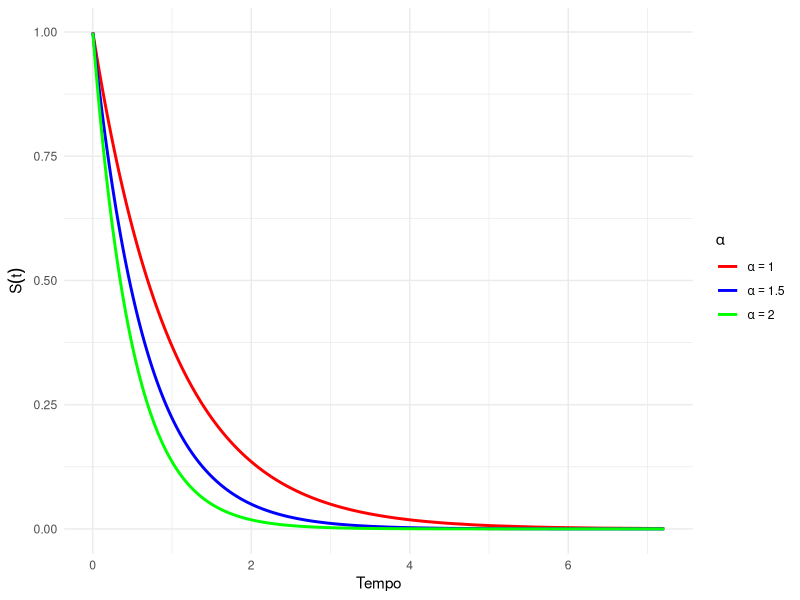
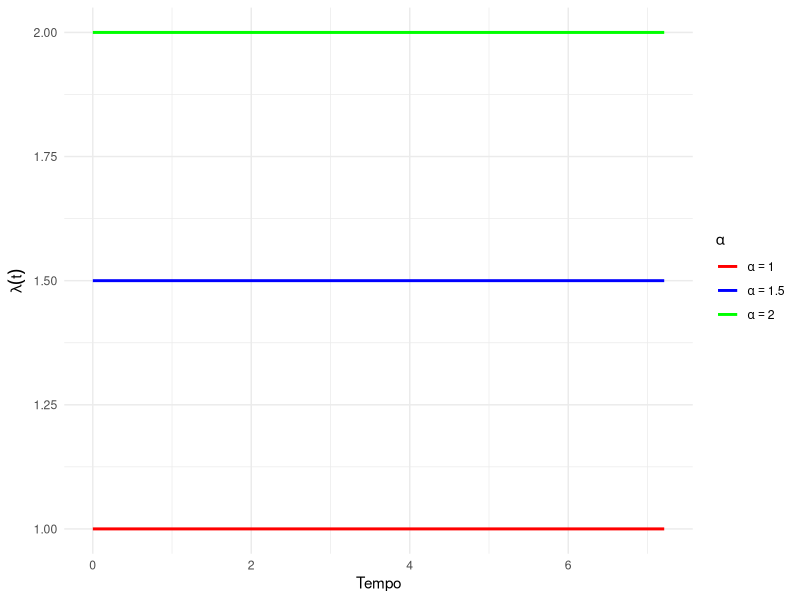
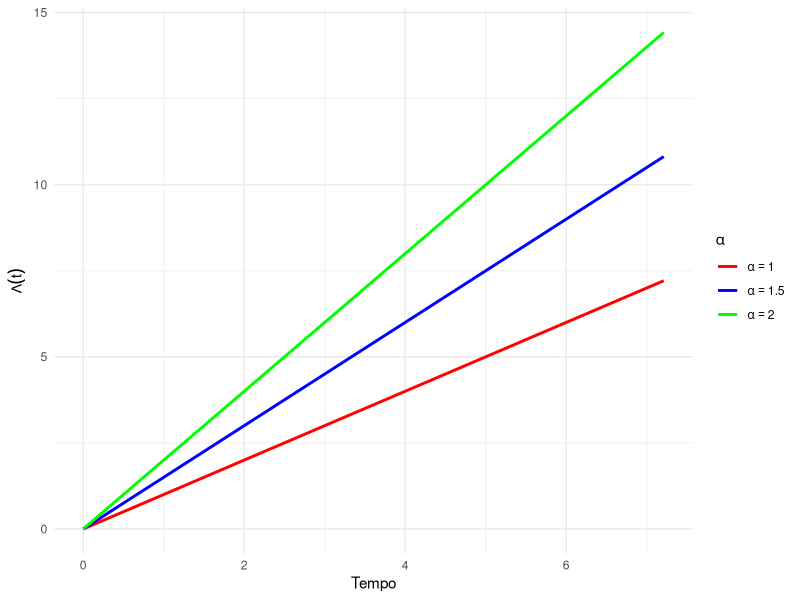
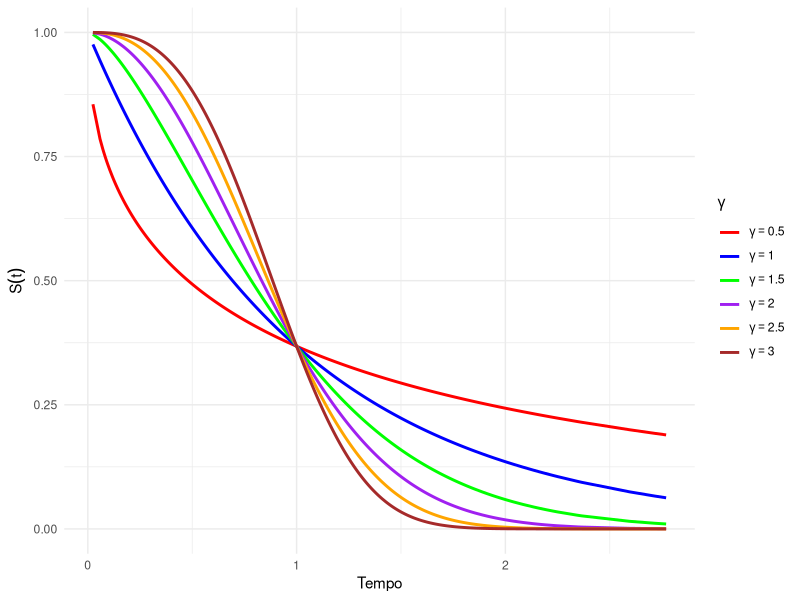
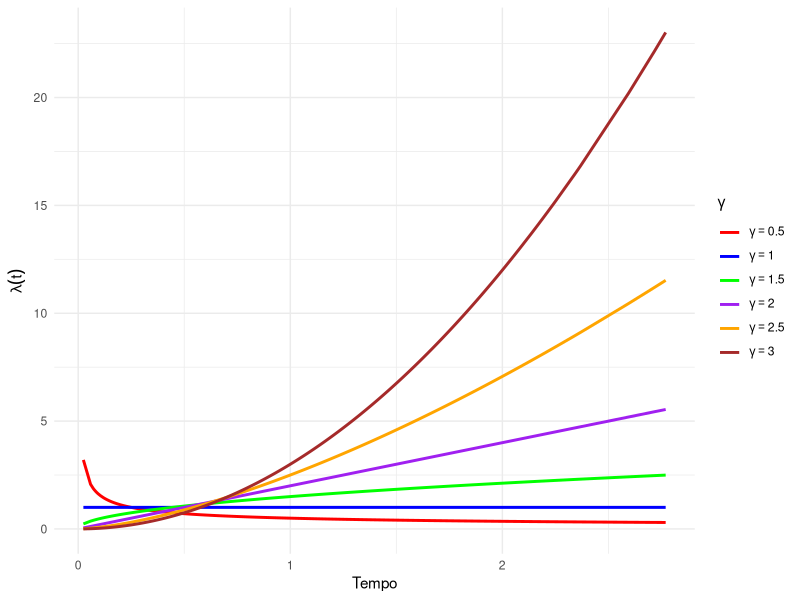
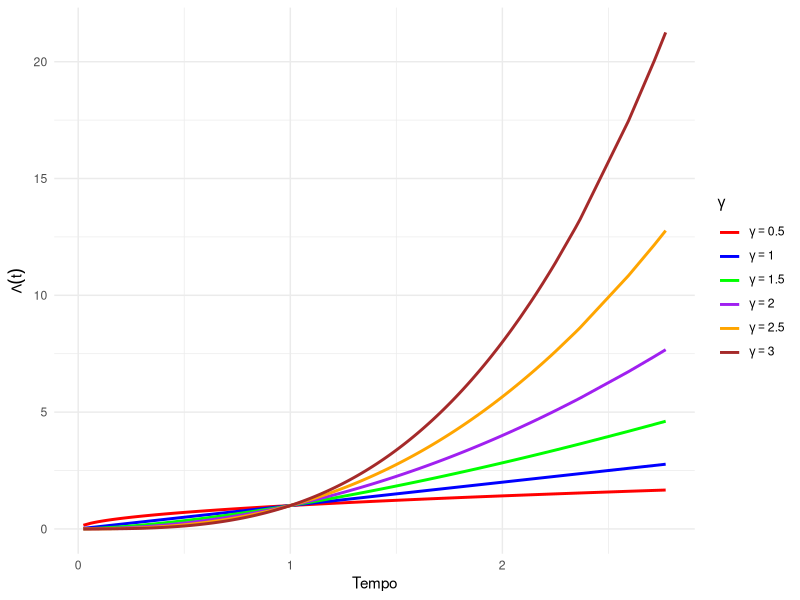
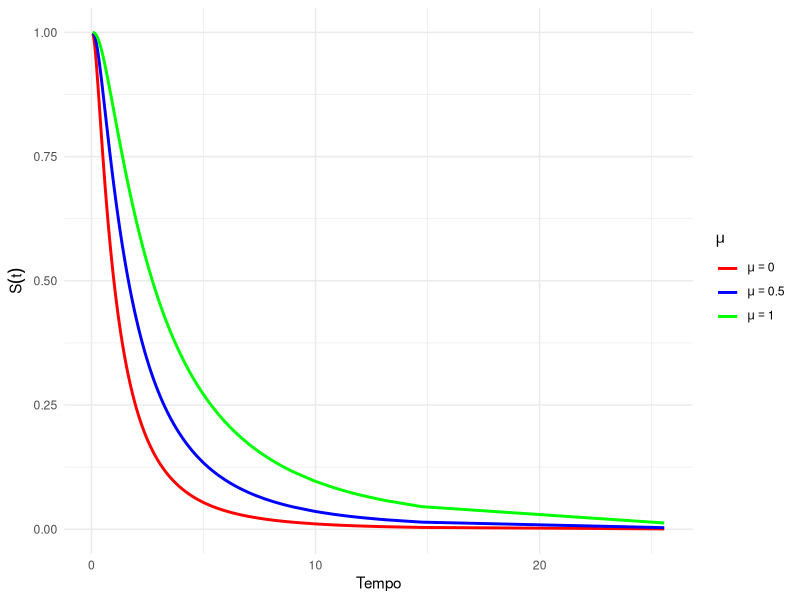
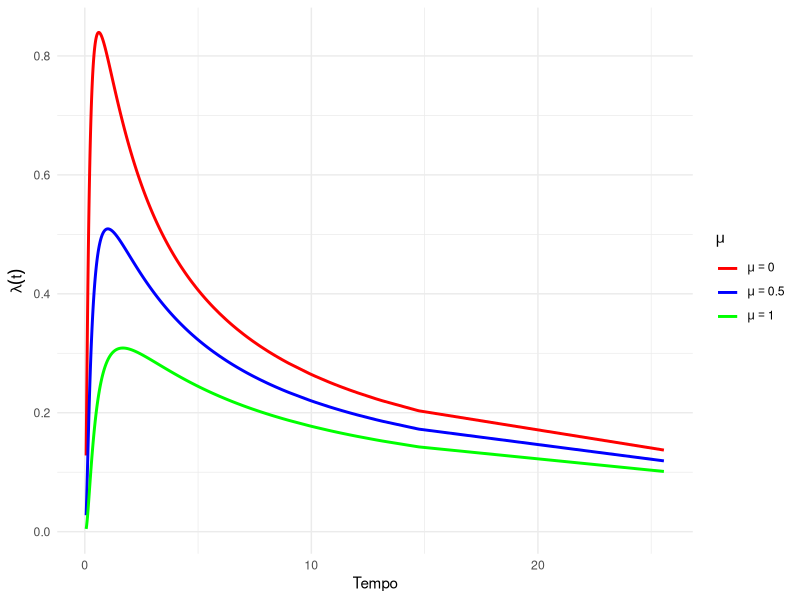

These figures' R source, in order:
## ---- chunk 1
library(ggplot2)
set.seed(123)
n <- 1000
## ---- chunk 2
# ---------------------------
# [1] DISTRIBUIÇÃO EXPONENCIAL
# ---------------------------

# -------------
# [1.1] FUNÇÕES
# -------------
# As funções de sobrevivência, risco e risco acumulado são simplificadas
Stexp <- function(t, alpha) exp(-alpha * t)
htexp <- function(alpha) rep(alpha, length(t))
Ltexp <- function(t, alpha) alpha * t

# ----------------------------------------
# [1.2] SIMULAÇÃO E VARIAÇÃO DE PARÂMETROS
# ----------------------------------------
tempo <- rexp(n, rate = 1) # Simulando dados de uma exponencial
alphas <- c(1, 1.5, 2)     # Valores de alpha a serem avaliados

# Criando um Data Frame com valores das funções
dados <- do.call(rbind, lapply(alphas, function(alpha) {
  data.frame(
    tempo = tempo,
    St = Stexp(tempo, alpha),
    ht = htexp(alpha),
    Lt = Ltexp(tempo, alpha),
    alpha = factor(alpha)
  )
}))

# -------------
# [1.3] GRÁFICOS
# -------------

# Criando uma função para gerar gráficos
plot_func <- function(data, y_var, y_label, color_values, y_expression) {
  ggplot(data, aes(x = tempo, y = !!sym(y_var), color = alpha)) +
    geom_line(stat = "summary", fun = mean, size = 1) +
    labs(x = "Tempo", y = y_expression, color = expression(alpha)) +
    scale_color_manual(values = color_values,
                       labels = lapply(alphas, function(a) bquote(alpha == .(a)))) +
    theme_minimal()
}
## ---- chunk 3
#| fig-cap: "Função de Sobrevivência para diferentes valores de α"
#| label: fig-SobrExp
#| fig-cap-location: top

# Função de Sobrevivência
plot_func(dados, "St", "S(t)", c("red", "blue", "green"), expression(S(t)))
## ---- chunk 4
#| fig-cap: "Função de Risco para diferentes valores de α"
#| label: fig-RiscExp
#| fig-cap-location: top

# Função de Risco
plot_func(dados, "ht", expression(lambda(t)), c("red", "blue", "green"), expression(lambda(t)))
## ---- chunk 5
#| fig-cap: "Função de Risco Acumulado para diferentes valores de α"
#| label: fig-RiscAcumulExp
#| fig-cap-location: top

# Função de Risco Acumulado
plot_func(dados, "Lt", expression(Lambda(t)), c("red", "blue", "green"), expression(Lambda(t)))
## ---- chunk 6
library(ggplot2)
set.seed(123)
n <- 1000
## ---- chunk 7
# ------------------------
# [2] DISTRIBUIÇÃO WEIBULL
# ------------------------

# -------------
# [2.1] FUNÇÕES
# -------------

# Funções para Weibull
StWei <- function(t, alpha, gamma) exp(-(t/alpha)^gamma)
htWei <- function(t, alpha, gamma) gamma * (alpha^gamma) * t^(gamma - 1)
LtWei <- function(t, alpha, gamma) (t/alpha)^gamma

# ----------------------------------------
# [2.2] SIMULAÇÃO E VARIAÇÃO DE PARÂMETROS
# ----------------------------------------

# Simulando dados de uma Weibull
tempo <- rweibull(n, shape = 2, scale = 1)
alpha <- 1   # Fixo para simplificar
gammas <- c(0.5, 1.0, 1.5, 2.0, 2.5, 3.0) # Valores de gamma

# Criando um Data Frame com valores das funções
dados <- do.call(rbind, lapply(gammas, function(gamma) {
  data.frame(
    tempo = tempo,
    St = StWei(tempo, alpha, gamma),
    ht = htWei(tempo, alpha, gamma),
    Lt = LtWei(tempo, alpha, gamma),
    gamma = factor(gamma)
  )
}))

# --------------
# [2.3] GRÁFICOS
# --------------

# Função genérica para gráficos
plot_func <- function(data, y_var, y_label, color_values, y_expression) {
  ggplot(data, aes(x = tempo, y = !!sym(y_var), color = gamma)) +
    geom_line(stat = "summary", fun = mean, size = 1) +
    labs(x = "Tempo", y = y_expression, color = expression(gamma)) +
    scale_color_manual(values = color_values,
                       labels = lapply(gammas, function(g) bquote(gamma == .(g)))) +
    theme_minimal()
}

# Paleta de cores
color_values <- c("red", "blue", "green", "purple", "orange", "brown")
## ---- chunk 8
#| fig-cap: "Função de Sobrevivência para diferentes valores de γ"
#| label: fig-SobrWei
#| fig-cap-location: top

# Função de Sobrevivência
plot_func(dados, "St", expression(S(t)), color_values, expression(S(t)))
## ---- chunk 9
#| fig-cap: "Função de Risco para diferentes valores de γ"
#| label: fig-RiscWei
#| fig-cap-location: top

# Função de Risco
plot_func(dados, "ht", expression(lambda(t)), color_values, expression(lambda(t)))
## ---- chunk 10
#| fig-cap: "Função de Risco Acumulado para diferentes valores de γ"
#| label: fig-RiscAcumWei
#| fig-cap-location: top

# Função de Risco Acumulado
plot_func(dados, "Lt", expression(Lambda(t)), color_values, expression(Lambda(t)))
## ---- chunk 11
library(ggplot2)
library(dplyr)

set.seed(123)
n <- 1000
## ---- chunk 12
# --------------------------
# [4] DISTRIBUIÇÃO LOG-NORMAL
# --------------------------

# -------------
# [4.1] FUNÇÕES
# -------------

# Função densidade (f)
ftLogNormal <- function(t, mu, sigma) {
  (1 / (t * sigma * sqrt(2 * pi))) * exp(-0.5 * ((log(t) - mu) / sigma)^2)
}

# Função de Sobrevivência (S)
StLogNormal <- function(t, mu, sigma) {
  pnorm(-(log(t) - mu) / sigma, lower.tail = TRUE)
}

# Função de Risco (h)
htLogNormal <- function(t, mu, sigma) {
  ftLogNormal(t, mu, sigma) / StLogNormal(t, mu, sigma)
}

# Função de Risco Acumulado (Lambda)
LtLogNormal <- function(t, mu, sigma) {
  -log(StLogNormal(t, mu, sigma))
}

# ----------------------------------------
# [4.2] SIMULAÇÃO E VARIAÇÃO DE PARÂMETROS
# ----------------------------------------

# Simulando dados da distribuição log-normal
tempo <- rlnorm(n, meanlog = 0, sdlog = 1)
mus <- c(0, 0.5, 1) # Valores de mu
sigma <- 1         # Valor fixo de sigma

# Criando um Data Frame com valores das funções
dados <- do.call(rbind, lapply(mus, function(mu) {
  data.frame(
    tempo = tempo,
    ft = ftLogNormal(tempo, mu, sigma),
    St = StLogNormal(tempo, mu, sigma),
    ht = htLogNormal(tempo, mu, sigma),
    Lt = LtLogNormal(tempo, mu, sigma),
    mu = factor(mu)
  )
}))

# -------------
# [4.3] GRÁFICOS
# -------------

# Função genérica para gráficos
plot_func <- function(data, y_var, y_label, color_values, y_expression) {
  ggplot(data, aes(x = tempo, y = !!sym(y_var), color = mu)) +
    geom_line(stat = "summary", fun = mean, size = 1) +
    labs(x = "Tempo", y = y_expression, color = expression(mu)) +
    scale_color_manual(values = color_values,
                       labels = lapply(mus, function(m) bquote(mu == .(m)))) +
    theme_minimal()
}

# Paleta de cores
color_values <- c("red", "blue", "green")
## ---- chunk 13
#| fig-cap: "Função de Sobrevivência para diferentes valores de μ"
#| label: fig-SobrLognormal
#| fig-cap-location: top

# Função de Sobrevivência
plot_func(dados, "St", expression(S(t)), color_values, expression(S(t)))
## ---- chunk 14
#| fig-cap: "Função de Risco para diferentes valores de μ"
#| label: fig-RiscLognormal
#| fig-cap-location: top

# Função de Risco
plot_func(dados, "ht", expression(lambda(t)), color_values, expression(lambda(t)))
## ---- chunk 15
#| fig-cap: "Função de Risco Acumulado para diferentes valores de μ"
#| label: fig-RiscAcumLognormal
#| fig-cap-location: top

# Função de Risco Acumulado
plot_func(dados, "Lt", expression(Lambda(t)), color_values, expression(Lambda(t)))
## ---- chunk 16
set.seed(123)
n <- 1000

# -------------
# [2.1] FUNÇÕES
# -------------
# Função de Sobrevivência
Stexp <- function(t, alpha) exp(-alpha * t)

# ----------------------------------------
# [2.2] SIMULAÇÃO E VARIAÇÃO DE PARÂMETROS
# ----------------------------------------

alpha <- 1.5 # Parâmetro de taxa (escala) populacional
tempo <- rexp(n, rate = alpha) # Simulando dados de uma exponencial

emvExp <- n / sum(tempo) # EMV

# Criando um Data Frame com valores das funções
dados <- data.frame(
  Tempo = tempo,
  St = Stexp(tempo, alpha),
  emvSt = Stexp(tempo, emvExp)
)
## ---- chunk 17
#| tbl-cap: "Real e Estimado para as Funções de Sobrevivência"
#| label: tbl-EMVexpSt
#| tbl-cap-location: top

library(knitr)

knitr::kable(head(dados), 
             col.names = c("Tempo", "S(t)", "S(t) EMV"),
             escape = FALSE,
             align = 'c',
             booktabs = TRUE)
## ---- chunk 18
#| fig-cap: "Comparação do verdadeiro valor do parâmetro α com sua estimativa de máxima verossimilhança."
#| label: fig-CompEMVexp
#| fig-cap-location: top

ggplot(dados, aes(x = Tempo)) +
  geom_line(aes(y = St, color = "alpha"), lwd = 1.5) +
  geom_line(aes(y = emvSt, color = "emvAlpha"), lwd = 1, lty = 4) +
  scale_color_manual(
    values = c("alpha" = "black", "emvAlpha" = "red"),
    labels = c(expression(alpha), expression(hat(alpha)))) +
  labs(
    x = "Tempo",
    y = expression(S(t)), 
    color = "Parâmetro") + 
  theme_minimal()
## ---- chunk 19
cat("Era para ser um bloco de código. Porém, tal código está em manutenção")
## ---- chunk 20
cat("Era para ser um bloco de código. Porém, tal código está em manutenção")
## ---- chunk 21
# ----------
# Otimização
# ----------

# Semente
set.seed(123)

# ---------------------------------
# Simulação e Visualização do Dados
# ---------------------------------
# Tamanho da amostra
n <- 1000

# Parâmetros da distribuição
wShape <- 2
wScale <- 1.5

# Simulação
dadosWeibull <- rweibull(n, shape = wShape, scale = wScale)

# --------------------------
# Função Log-verossimilhança
# --------------------------

logWeibull <- function(theta, dados){
  gamma <- theta[1] # Parâmetro de forma
  alpha <- theta[2] # Parâmetro de escala
  n <- length(dados)
  t <- dados

logverossimil <- (n * log(gamma)) - (gamma * log(alpha) * n) + (gamma - 1) * sum(log(t)) - sum((t/alpha)^gamma)
return(-logverossimil)
}

# ------------------------
# Aplicando a função optim
# ------------------------

theta0 <- c(1.5, 1) # Chute inicial
estimate <- optim(par = theta0, fn = logWeibull, gr = NULL , method = "BFGS" ,
             hessian = TRUE, dados=dadosWeibull)
estimate
## ---- chunk 22
# ---------------------
# AJUSTES DE FORMATAÇÃO
# ---------------------

# Função de Sobrevivência
StWeibull <- function(t, gamma, alpha) exp(-(t/alpha)^gamma)

# Data Frame
dfWeibull <- data.frame(
  Tempo = dadosWeibull,
  St = StWeibull(dadosWeibull, wShape, wScale),
  EMVSt = StWeibull(dadosWeibull, estimate$par[1], estimate$par[2])
)

## ---- chunk 23
#| tbl-cap: "Real e Estimado para as Funções de Sobrevivência da Distribuição Weibull"
#| label: tbl-EMVweibullSt
#| tbl-cap-location: top

library(knitr)

knitr::kable(head(dfWeibull), 
             col.names = c("Tempo", "S(t)", "S(t) EMV"),
             escape = FALSE,
             align = 'c',
             booktabs = TRUE)
## ---- chunk 24
#| fig-cap: "Comparação do verdadeiro valor dos parâmetros γ e α com suas estimativas de máxima verossimilhança."
#| label: fig-CompEMVWeibull
#| fig-cap-location: top

library(ggplot2)

ggplot(dfWeibull, aes(x = Tempo)) +
  geom_line(aes(y = St, color = "Verdadeiro"), lwd = 2) +
  geom_line(aes(y = EMVSt, color = "EMV"), lwd = 1, lty = 4) +
  scale_color_manual(
    values = c("Verdadeiro" = "black", "EMV" = "red"),
    labels = c(
      "Verdadeiro" = expression(paste("Verdadeiro: ", gamma, ", ", alpha)),
      "EMV" = expression(paste("EMV: ", hat(gamma), ", ", hat(alpha)))
    )) +
  labs(
    x = "Tempo",
    y = expression(S(t)), 
    color = "Parâmetros") + 
  theme_minimal()

## ---- chunk 25
# -----------------------
# [1] Ativação de Pacotes
# -----------------------

if (!require("survival")) install.packages("survival")
if (!require("ggplot2")) install.packages("ggplot2")

library(survival)
library(ggplot2)
## ---- chunk 26
# -----------------------
# [2] Simulação dos Dados
# -----------------------

# Definindo Semente
set.seed(123)

# Tamanho amostral
n <- 1000

# Parâmetros - Distribuição Weibull
gamma <- 2
alpha <- 1.5

# Geração de tempos de falha e censura
Tfalha <- rweibull(n, shape = gamma, scale = alpha)
Tcensu <- rexp(n, rate = 1)

# Determinação do tempo observado e indicador de censura
Tobservado <- pmin(Tfalha, Tcensu)
indCensura <- as.numeric(Tfalha <= Tcensu)

# Dados simulados
dados <- data.frame(Tempo = Tobservado, Censura = indCensura)

# Histograma
ggplot(data = dados, aes(x = Tempo)) +
  geom_histogram(bins = 15) +
  labs(title = "Histograma do Tempo de Sobrevivência - Simulação",
       x = "Tempo", y = "Frequência") +
  theme_minimal(base_size = 14) +
  theme(plot.title = element_text(hjust = 0.5, face = "bold"))
## ---- chunk 27
# -------------------------------
# [3.1] Estimação Não Paramátrica
# -------------------------------
# ---------------------------------
# [3.1.1] Estimador de Kaplan-Meier
# ---------------------------------

# Modelo de Kaplan-Meier
ekm <- survfit(Surv(Tempo, Censura) ~ 1, data = dados)

# Formatando como DataFrame
DataEKM <- data.frame(Time = ekm$time, Survival = ekm$surv, Type = "Kaplan-Meier")

# Visualização da curva
ggplot(data = DataEKM, aes(x = Time, y = Survival)) +
  geom_line(color = "blue", lwd = 1.5) +
  labs(title = "S(t) - Kaplan-Meier",
       x = "Tempo", y = "Probabilidade de Sobrevivência") +
  theme_minimal(base_size = 14) +
  theme(plot.title = element_text(hjust = 0.5, face = "bold"))
## ---- chunk 28
# --------------------------------
# [3.2.1] Distribuição Exponencial
# --------------------------------

# Função de Sobrevivência
Stexp <- function(t, alpha) exp(-alpha * t)

# EMV de α
emvExp <- sum(dados$Censura) / sum(dados$Tempo)

# EMV da Sobrevivência
EMVSurvExp <- Stexp(dados$Tempo, emvExp)

# Formatando como DataFrame
DataExp <- data.frame(Time = dados$Tempo, Survival = EMVSurvExp, Type = "Exponencial")

# Visualização da curva
ggplot(data = DataExp, aes(x = Time, y = Survival)) +
  geom_line(color = "red", lwd = 1.5) +
  labs(title = "S(t) - Exponencial",
       x = "Tempo", y = "Probabilidade de Sobrevivência") +
  theme_minimal(base_size = 14) +
  theme(plot.title = element_text(hjust = 0.5, face = "bold"))
## ---- chunk 29
    # ----------------------------
    # [3.2.1] Distribuição Weibull
    # ----------------------------

    # Função de Sobrevivência
    StWeibull <- function(t, gamma, alpha) exp(-(t / alpha)^gamma)

    # EMV de γ e α
    # 1. Função Log-verossimilhança
    logWeibull <- function(theta, dados){
      gamma <- theta[1] # Parâmetro de forma
      alpha <- theta[2] # Parâmetro de escala
      
      t <- dados$Tempo   # Tempo de falha
      c <- dados$Censura # Variável indicadora
      
      logv <- (sum(c) * log(gamma)) - (gamma * log(alpha) * sum(c)) +
        (gamma - 1) * sum(c * log(t)) - sum((t / alpha)^gamma)
      return(-logv)
    }

    # 2. Otimizando
    Theta0 <- c(1.5, 1)
    estimate <- optim(par = Theta0, fn = logWeibull,
                      gr = NULL, method = "BFGS", hessian = TRUE, dados = dados)

    estimate

    # EMV da Sobrevivência
    EMVSurvWeib <- StWeibull(dados$Tempo, estimate$par[1], estimate$par[2])

    # Formatando como DataFrame
    DataWeib <- data.frame(Time = dados$Tempo, Survival = EMVSurvWeib, Type = "Weibull")

    # Visualização da curva
    ggplot(data = DataWeib, aes(x = Time, y = Survival)) +
      geom_line(color = "green", lwd = 1.5) +
      labs(title = "S(t) - Weibull",
           x = "Tempo", y = "Probabilidade de Sobrevivência") +
      theme_minimal(base_size = 14) +
      theme(plot.title = element_text(hjust = 0.5, face = "bold"))
## ---- chunk 30
# --------------------
# [4] Análise Conjunta
# --------------------

# Unindo os dados para visualização
AllData <- rbind(DataEKM, DataExp, DataWeib)

# Gráfico com ggplot2
ggplot(AllData, aes(x = Time, y = Survival)) +
  geom_line(aes(color = Type, linetype = Type), lwd = 1.5) +
  labs(title = "S(t): Kaplan-Meier, Weibull e Exponencial",
       x = "Tempo", y = "Probabilidade de Sobrevivência") +
  theme_minimal(base_size = 14) +
  theme(plot.title = element_text(hjust = 0.5, face = "bold"),
        legend.title = element_blank()) +
  scale_color_manual(values = c("blue", "green", "red")) +
  scale_linetype_manual(values = c(1, 2, 3)) # c("solid", "dashed", "dotted")
